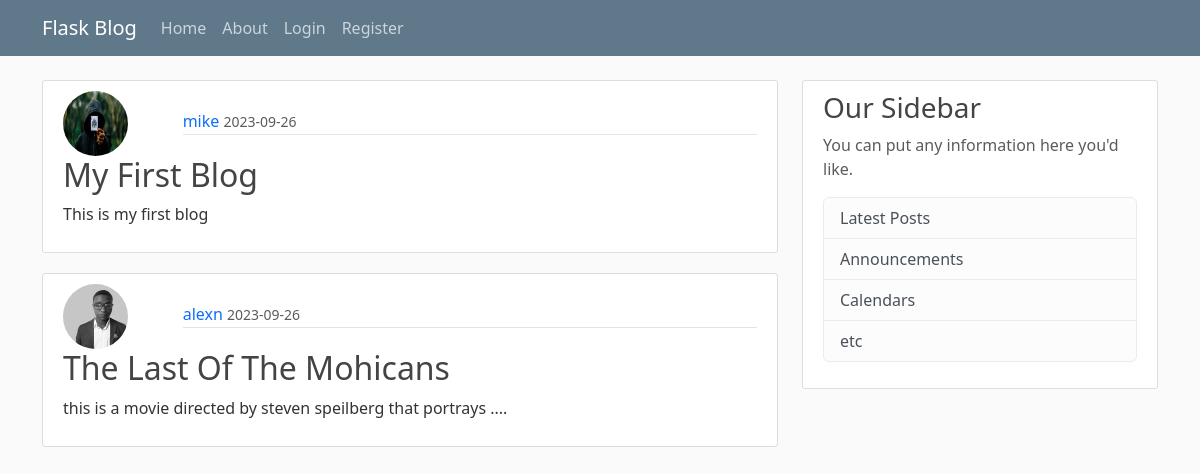
Before: / with the older database file.
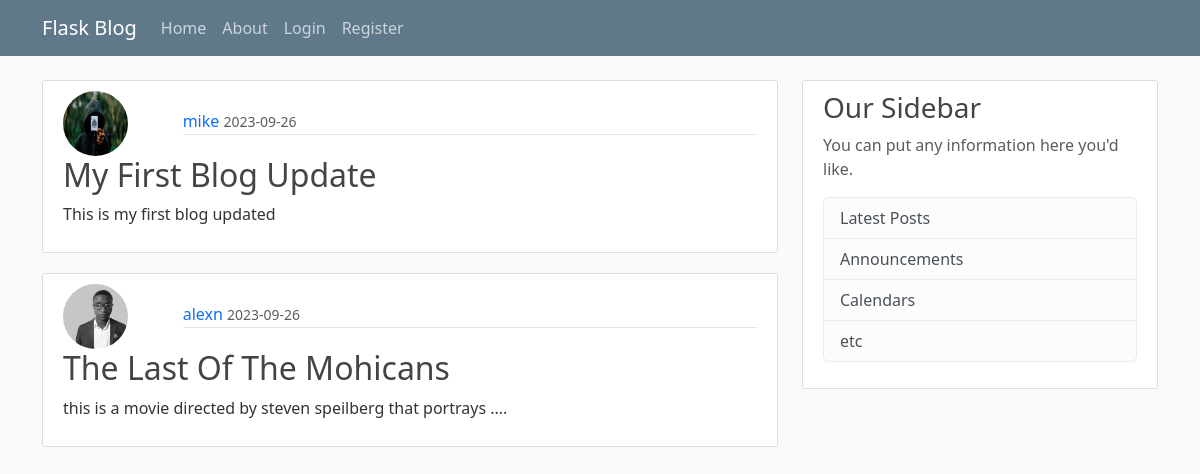
After: the same page with the newer database file.
### flaskblog/models.py (models this page shows, shortened)
class Post(db.Model):
    id = db.Column(db.Integer, primary_key=True)
    title = db.Column(db.String(100), nullable=False)
    date_posted = db.Column(db.DateTime, nullable=False, default=datetime.utcnow)
    content = db.Column(db.Text(), nullable=False)
    user_id = db.Column(db.Integer, db.ForeignKey('user.id'), nullable=False)

class User(db.Model, UserMixin):
    id = db.Column(db.Integer, primary_key=True)
    username = db.Column(db.String(20), unique=True, nullable=False)
    email = db.Column(db.String(120), unique=True, nullable=False)
    image_file = db.Column(db.String(20), nullable=False, default="default.jpg")
    password = db.Column(db.String(60), nullable=False)
    posts = db.relationship("Post", backref="author", lazy=True)

### flaskblog/routes.py (the view)
@app.route("/home")
@app.route("/")
def home():
    posts = Post.query.all()
    return render_template("home.html", posts=posts)

### flaskblog/templates/home.html
{% extends 'base.html' %}
{% block content %}
    {% for post in posts %}
        <article class="media content-section bg-gray-100">
            <div class="media-body">
                <div class="row align-items-center">
                    <div class="col-md-2">
                        <img class="rounded-circle article-img"
                            src="{{ url_for('static', filename='/profile_pics/' + post.author.image_file) }}"
                            alt="profile pic">
                    </div>
                    <div class="col-md-10">
                        <div class="article-metadata">
                            <a class="mr-2 text-decoration-none text-primary" href="#">{{ post.author.username }}</a>
                            <small class="text-muted">{{ post.date_posted.strftime('%Y-%m-%d') }}</small>
                        </div>
                    </div>
                </div>
                <div class="row">
                    <div class="col-md-12">
                        <h2><a class="article-title text-decoration-none" href="{{ url_for('post', post_id=post.id ) }}">{{ post.title }}</a></h2>
                        <p class="article-content">{{ post.content }}</p>
                    </div>
                </div>
            </div>
        </article>
    {% endfor %}
{% endblock %}

### flaskblog/templates/base.html (shortened to what this page needs)
<!DOCTYPE html>
<html lang="en">
<head>
    <link href="https://cdn.jsdelivr.net/npm/bootstrap@5.3.2/dist/css/bootstrap.min.css"
    rel="stylesheet"
>
    <link rel="stylesheet" href="{{ url_for('static', filename='main.css' ) }}">
</head>
<body>
    {% include 'navigation.html'   %}
    <main role="main" class="container bg-gray-400">
        <div class="row">
            <div class="col-md-8">
            {% block content %}{% endblock %}
            </div>
                <div class="col-md-4">
                <div class="content-section">
                    <h3>Our Sidebar</h3>
                    <p class='text-muted'>You can put any information here you'd like.
                    <ul class="list-group">
                        <li class="list-group-item list-group-item-light">Latest Posts</li>
                        <li class="list-group-item list-group-item-light">Announcements</li>
                        <li class="list-group-item list-group-item-light">Calendars</li>
                        <li class="list-group-item list-group-item-light">etc</li>
                    </ul>
                    </p>
                </div>
                </div>
        </div>
    </main>
</body>
</html>

### flaskblog/templates/navigation.html (shortened to what this page needs)
<header class="site-header">
  <nav class="navbar navbar-expand-md navbar-dark bg-steel fixed-top">
    <div class="container">
      <a class="navbar-brand mr-4" href="/">Flask Blog</a>
      <div class="collapse navbar-collapse" id="navbarToggle">
        <div class="navbar-nav mr-auto">
          <a class="nav-item nav-link" href="{{ url_for('home' ) }}">Home</a>
          <a class="nav-item nav-link" href="{{ url_for('about' ) }}">About</a>
        </div>
        <div class="navbar-nav">
          {% if current_user.is_authenticated %}
            <a class="nav-item nav-link" href="{{ url_for('new_post' ) }}">New</a>
            <a class="nav-item nav-link" href="{{ url_for('account' ) }}">Account</a>
            <a class="nav-item nav-link" href="{{ url_for('logout' ) }}">Logout</a>
          {% else %}
            <a class="nav-item nav-link" href="{{ url_for('login' ) }}">Login</a>
            <a class="nav-item nav-link" href="{{ url_for('register' ) }}">Register</a>
          {% endif %}
        </div>
      </div>
    </div>
  </nav>
</header>

### flaskblog/static/main.css (style rules this page uses)
body { background: #fafafa; color: #333333; margin-top: 5rem; }
h1, h2, h3, h4, h5, h6 { color: #444444; }
.bg-steel { background-color: #5f788a; }
.site-header .navbar-nav .nav-link { color: #cbd5db; }
.content-section { background: #ffffff; padding: 10px 20px; border: 1px solid #dddddd; border-radius: 3px; margin-bottom: 20px; }
.article-title { color: #444444; }
.article-content { white-space: pre-line; }
.article-img { height: 65px; width: 65px; margin-right: 16px; }
.article-metadata { padding-bottom: 1px; margin-bottom: 4px; border-bottom: 1px solid #e3e3e3 }

Changed rows visible on the page:
changed Post "mike": title "My First Blog" → "My First Blog Update"; content "This is my first blog" → "This is my first blog updated"
